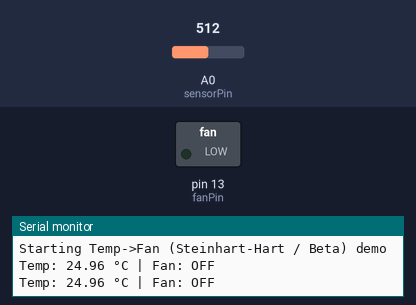
A sketch run on a simulated Arduino Uno, built with avr-gcc and run on an emulated ATmega328P. Shown: switched loads named in the sketch (green lamp = pin HIGH), the last lines printed to the serial monitor. The test bench sets the inputs (shaded band); at power-on: A0 (sensorPin) = 512.

Above: at 1.4 s.
1.5 s: A0 (sensorPin) set to 495
At 3.0 s:
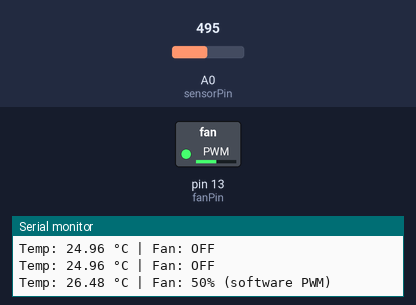
At 4.47 s:
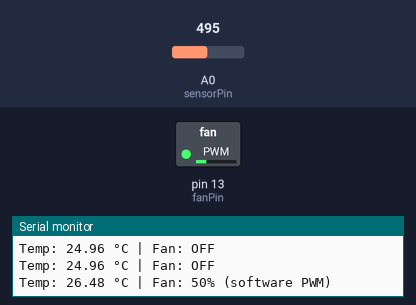
4.5 s: A0 (sensorPin) set to 306
At 5.4 s:
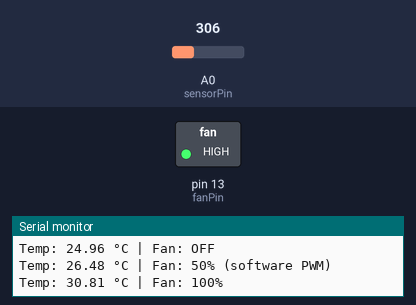
6.0 s: A0 (sensorPin) set to 449
7.9 s: A0 (sensorPin) set to 470
At 9.7 s:
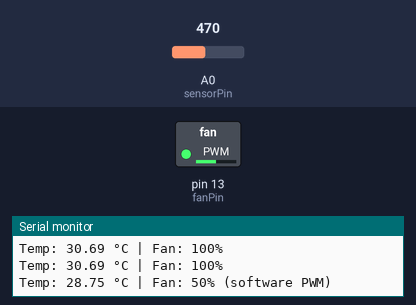
10.9 s: A0 (sensorPin) set to 564
12.4 s: A0 (sensorPin) set to 588
Timing chart, 0 to 15.4 s (numbered marks = the images above; inputs shaded):
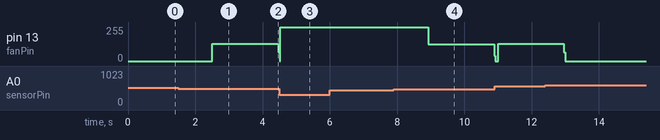

The sketch:

TempFanControl.ino.ino
```cpp
// Temperature -> Fan control (D13) using Steinhart-Hart or Beta equation
// Wiring assumption:
// 5V --- R_PULLUP (10k) --- A0 --- NTC (10k @ 25C) --- GND

const int sensorPin = A0;
const int fanPin = 13;

const float VCC = 5.0;
const float R_PULLUP = 10000.0; // 10k pull-up resistor

// --- Steinhart-Hart coefficients (example values for a common 10k NTC) ---
// Replace these A,B,C with the ones from your thermistor datasheet for best accuracy
const double SH_A = 0.001129148;
const double SH_B = 0.000234125;
const double SH_C = 0.0000000876741; // 8.76741e-08

// --- Beta model parameters (alternative) ---
const double B_COEFF = 3950.0;  // Beta value (typical 3950)
const double R0 = 10000.0;      // Resistance at T0 (10k @ 25C)
const double T0 = 25.0 + 273.15; // Reference temp in Kelvin

// Choose calculation method: true = Steinhart-Hart, false = Beta
const bool USE_STEINHART = true;

// Smoothing/averaging
const int NUM_SAMPLES = 8;
const unsigned long SAMPLE_DELAY_MS = 10; // ms between samples for averaging

// Soft-PWM parameters
const unsigned int PWM_CYCLES = 200; // cycles per print interval (adjustable)
const unsigned int PWM_PERIOD_US = 10000; // period per cycle in microseconds (10ms -> 100Hz)

void setup() {
  pinMode(fanPin, OUTPUT);
  Serial.begin(9600);
  delay(200);
  Serial.println("Starting Temp->Fan (Steinhart-Hart / Beta) demo");
}

void loop() {
  // ---------- Read and average ADC ----------
  unsigned long sum = 0;
  for (int i = 0; i < NUM_SAMPLES; ++i) {
    sum += analogRead(sensorPin);
    delay(SAMPLE_DELAY_MS);
  }
  float adc = float(sum) / NUM_SAMPLES; // 0 - 1023

  // ---------- Convert ADC -> voltage ----------
  float vout = adc * (VCC / 1023.0);

  // Guard against divide-by-zero
  if (vout <= 0.0001) vout = 0.0001;
  if (vout >= VCC - 0.0001) vout = VCC - 0.0001;

  // ---------- Compute thermistor resistance ----------
  // Divider: Vout = Vcc * Rth / (Rpull + Rth)
  // => Rth = Rpull * Vout / (Vcc - Vout)
  double rTherm = R_PULLUP * (double(vout) / (VCC - double(vout)));

  // ---------- Compute temperature ----------
  double temperatureC = 0.0;
  if (USE_STEINHART) {
    // Steinhart-Hart: 1/T = A + B*ln(R) + C*(ln(R))^3
    double lnR = log(rTherm);
    double invT = SH_A + SH_B * lnR + SH_C * lnR * lnR * lnR;
    double tempK = 1.0 / invT;
    temperatureC = tempK - 273.15;
  } else {
    // Beta formula: 1/T = 1/T0 + 1/B * ln(R/R0)
    double tempK = 1.0 / ( (1.0 / T0) + (1.0 / B_COEFF) * log(rTherm / R0) );
    temperatureC = tempK - 273.15;
  }

  // ---------- Control fan (D13) ----------
  // thresholds: <25 off, 25-29.999 -> 50% (simulated), >=30 -> 100%
  if (temperatureC < 25.0) {
    digitalWrite(fanPin, LOW);
    Serial.print("Temp: ");
    Serial.print(temperatureC, 2);
    Serial.println(" °C | Fan: OFF");
    delay(1000); // update rate while OFF

  } else if (temperatureC < 30.0) {
    // Simulate 50% duty software PWM on D13
    Serial.print("Temp: ");
    Serial.print(temperatureC, 2);
    Serial.print(" °C | Fan: 50% (software PWM)\n");

    // we implement PWM_CYCLES cycles of (on/off) with 50% duty
    unsigned int on_us = PWM_PERIOD_US / 2;
    unsigned int off_us = PWM_PERIOD_US - on_us;
    for (unsigned int c = 0; c < PWM_CYCLES; ++c) {
      digitalWrite(fanPin, HIGH);
      delayMicroseconds(on_us);
      digitalWrite(fanPin, LOW);
      delayMicroseconds(off_us);
    }

  } else {
    digitalWrite(fanPin, HIGH);
    Serial.print("Temp: ");
    Serial.print(temperatureC, 2);
    Serial.println(" °C | Fan: 100%");
    delay(1000); // update rate while full ON
  }
}
```

Measured:
- the behaviour switches between 512 and 511 on A0 (sensorPin) (found by bisection; images 0 and 1)
- the behaviour switches between 456 and 457 on A0 (sensorPin) (found by bisection; images 3 and 4)
- after the input at 1.5 s, pin 13 (fanPin): 0/255 → 128/255 after 1.0 s, → 64/255 2.0 s later
- after the input at 7.9 s, pin 13 (fanPin): 255/255 → 127/255 after 1.0 s, → 41/255 2.0 s later
